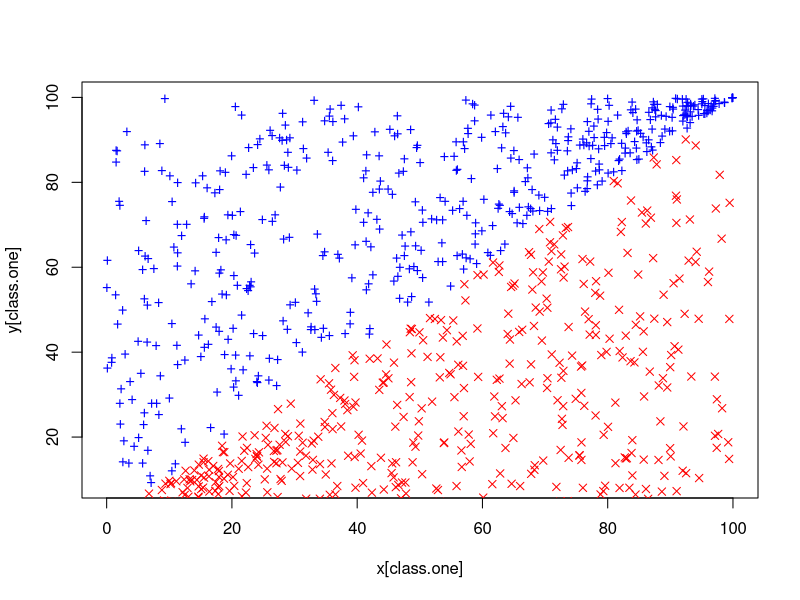
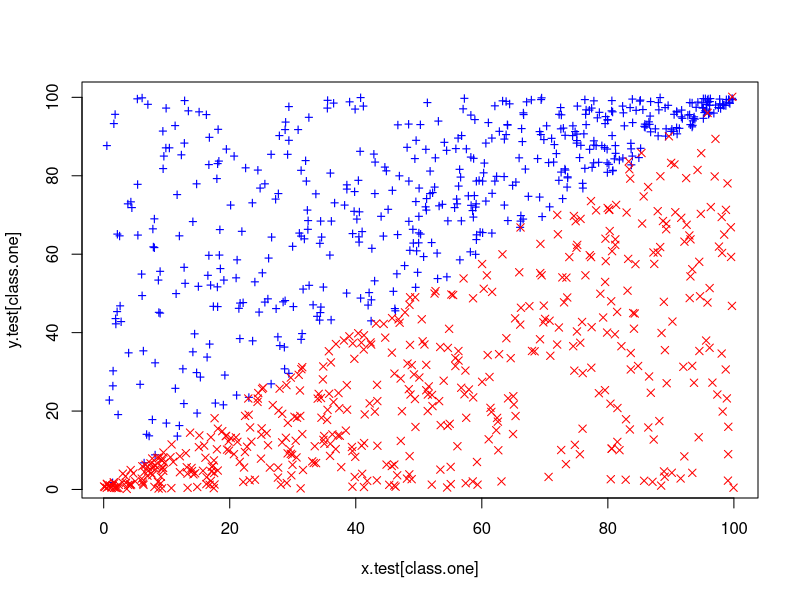

Write the R code that produced these figures, in order.
## ---- chunk 1
set.seed(3154)
x = runif(1000, 0, 100)
class.one = sample(1000, 500)
y = rep(NA, 1000)
# Set y > x for class.one
for(i in class.one) {
  y[i] = runif(1, x[i], 100)
}
# set y < x for class.zero
for (i in setdiff(1:1000, class.one)) {
  y[i] = runif(1, 0, x[i])
}
plot(x[class.one], y[class.one], col="blue", pch="+")
points(x[-class.one], y[-class.one], col="red", pch=4)
## ---- chunk 2
library(e1071)
set.seed(555)
z = rep(0, 1000)
z[class.one] = 1
data = data.frame(x=x, y=y, z=z)
tune.out = tune(svm, as.factor(z)~., data=data, kernel="linear", ranges=list(cost=c(0.01, 0.1, 1, 5, 10, 100, 1000, 10000)))
summary(tune.out)
data.frame(cost=tune.out$performances$cost, misclass=tune.out$performances$error * 1000)
## ---- chunk 3
set.seed(1111)
x.test = runif(1000, 0, 100)
class.one = sample(1000, 500)
y.test = rep(NA, 1000)
# Set y > x for class.one
for(i in class.one) {
  y.test[i] = runif(1, x.test[i]-1, 100)
}
# set y < x for class.zero
for (i in setdiff(1:1000, class.one)) {
  y.test[i] = runif(1, 0, x.test[i]+1)
}
plot(x.test[class.one], y.test[class.one], col="blue", pch="+")
points(x.test[-class.one], y.test[-class.one], col="red", pch=4)
## ---- chunk 4
set.seed(30012)
z.test = rep(0, 1000)
z.test[class.one] = 1
all.costs = c(0.01, 0.1, 1, 5, 10, 100, 1000, 10000)
test.errors = rep(NA, 8)
data.test = data.frame(x=x.test, y=y.test, z=z.test)
for (i in 1:length(all.costs)) {
  svm.fit = svm(as.factor(z)~., data=data, kernel="linear", cost=all.costs[i])
  svm.predict = predict(svm.fit, data.test)
  test.errors[i] = sum(svm.predict != data.test$z)
}

data.frame(cost=all.costs, "test misclass"=test.errors)
